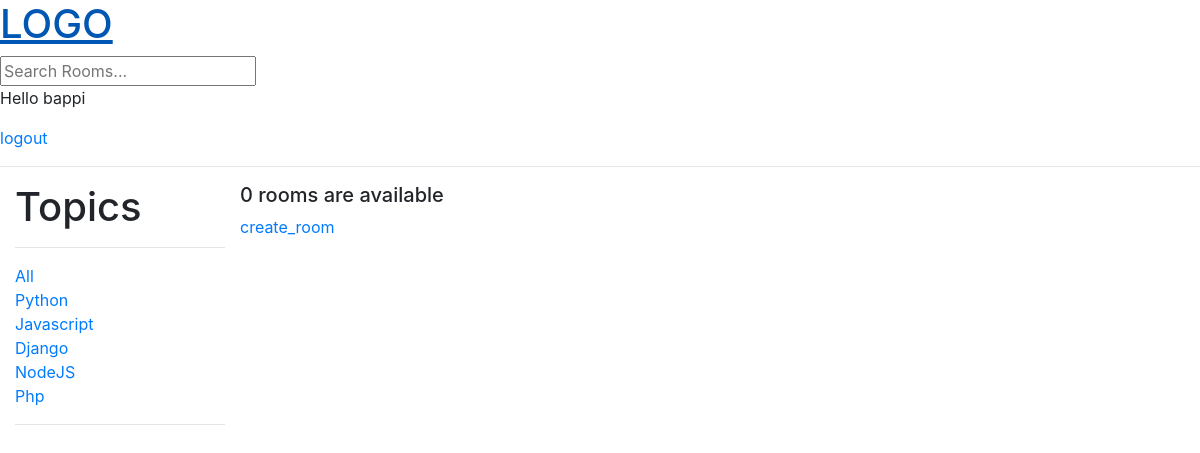
Screenshot of /?q=Javascript (signed in) with the database file from the repository.
### base/models.py (models this page shows, shortened)
class Topic(models.Model):
    name = models.CharField(max_length=200)

### base/views.py (the view)
# urls.py: path('',views.home, name ="home"),
def home(request):
    q = request.GET.get('q') if request.GET.get('q') != None else ''
    print(q)
    rooms = Rooms.objects.filter(Q(topic__name__icontains =q) |
        Q(description__icontains=q) |
        Q(name__icontains=q)
        )
    topics = Topic.objects.all()
    room_count = rooms.count()
    context = {'rooms': rooms,'topics':topics, 'room_count': room_count}
    return  render(request, 'base/home.html',context)

### base/templates/base/home.html (shortened to what this page needs)
{% extends 'base/main.html' %}
{% block content%}
    <div class="home-container">
        <div>
            <div class="container">
                <h1>Topics</h1>
            <hr>
            <div>
                <a href="{% url 'home' %}"> All </a>
            </div>
            {% for topic in topics %}
                <div>
                    <a href="{% url 'home' %}?q={{topic.name}}"> {{ topic.name  }} </a>
                </div>
            {% endfor %}
            <hr>
            </div>
        </div>
        <div>
            <h5>{{ room_count }} rooms are available</h5>
            <a href="{% url 'create_room' %}">create_room</a>
            <br><br>
        </div>
    </div>
{% endblock %}

### base/templates/base/navbar.html
<a href="/">
    <h1>LOGO</h1>
</a>
<form method="GET" action="{% url 'home' %}">
    <input type="text" name="q" placeholder="Search Rooms...">
</form>
{% if request.user.is_authenticated %}
<p>Hello {{ request.user }}</p>
<a href="{% url 'logout' %}">logout</a>
{% else %}
<a href="{% url 'login' %}">Login</a>
{% endif %}
<hr>

### base/templates/base/home.html (style rules this page uses)
.home-container { display: grid; grid-template-columns: 1fr 4fr; }

### rows the page displays
Topic: name "Python"
Topic: name "Javascript"
Topic: name "Django"
Topic: name "NodeJS"
Topic: name "Php"

### other values shown
{{ request.user }} "bappi"
{{ room_count }} "0"
